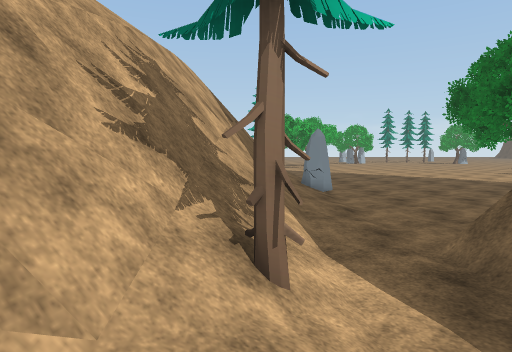
View 1 (above)

17 first-person views from a walk through a scene from a Unity 3-D project. The camera is 1.5 m above the floor, tilts 4° down and sees 75° across. The floor is counted in squares, 1 m on a side. Each view is taken from the middle of a square. On the plan, view 1 faces up. The plan holds only what a view shows up to about 15 squares ahead; the rest is blank. The place goes on beyond the plan. The player character is not drawn. Some surface patterns are stand-ins.

View 2
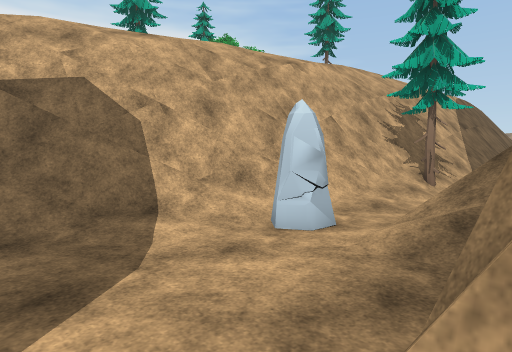

View 3
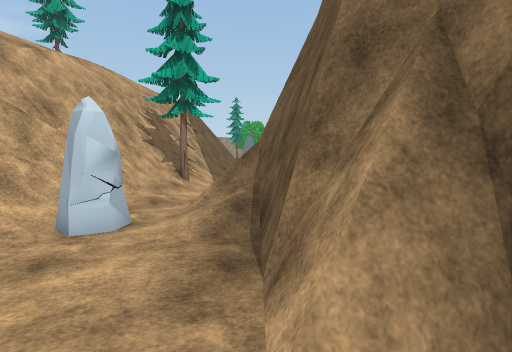

View 4
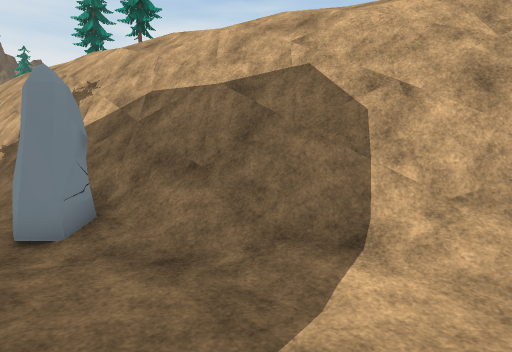

View 5
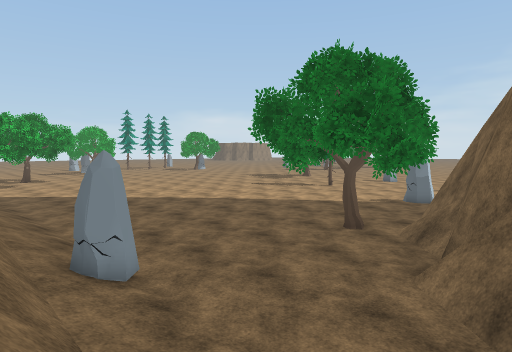

View 6
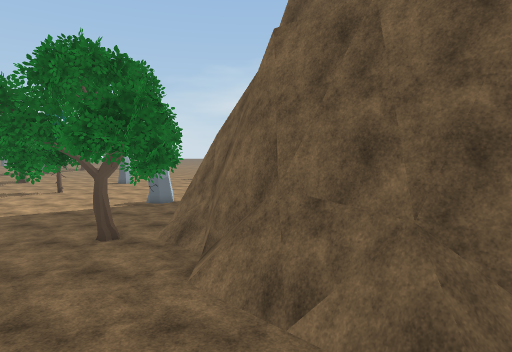

View 7
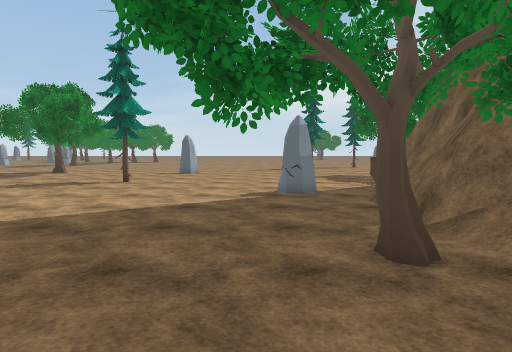

View 8
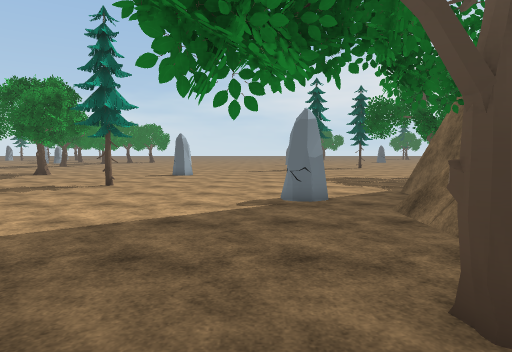

View 9
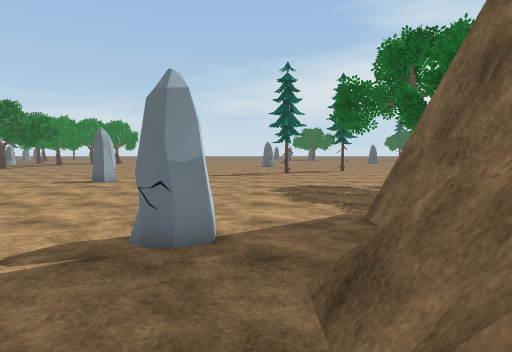

View 10
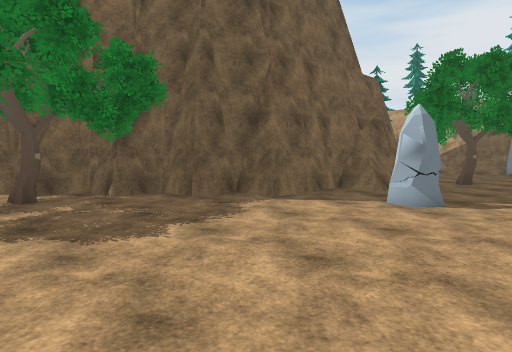

View 11
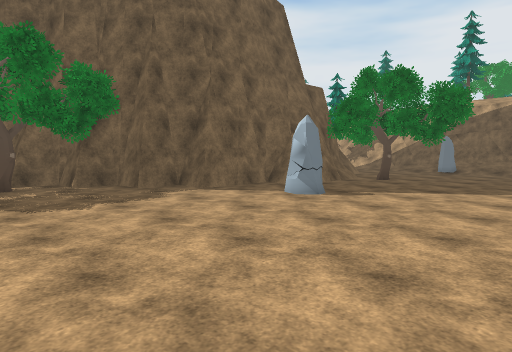

View 12
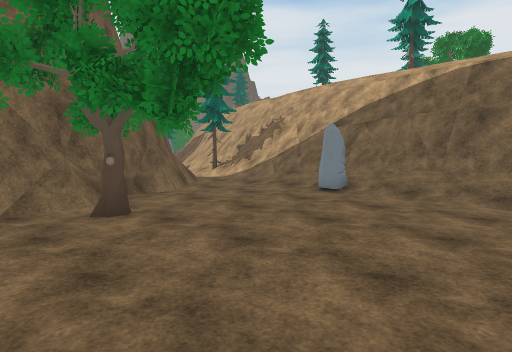

View 13
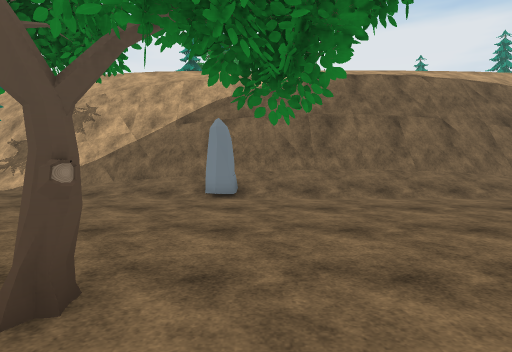

View 14
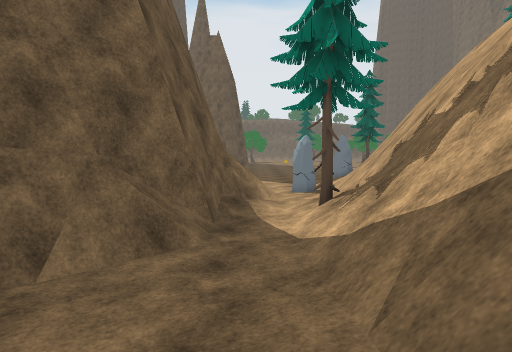

View 15
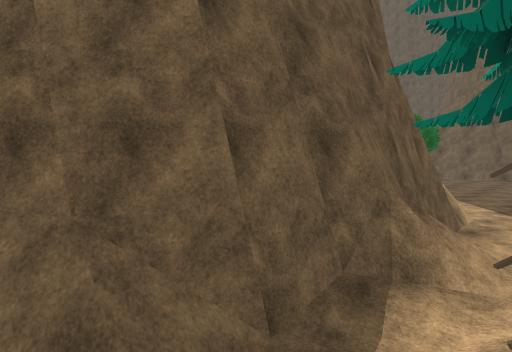

View 16
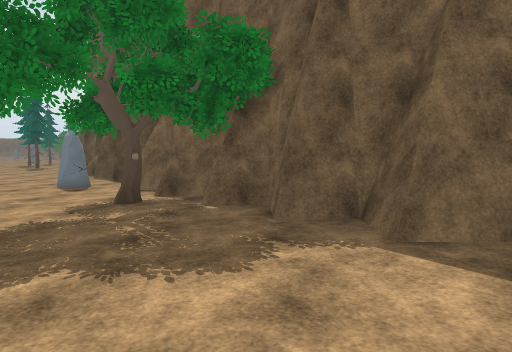

View 17
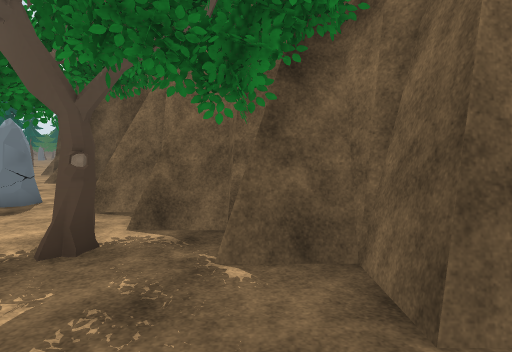

### Floor plan
Key: @ floor where view 1 was taken; # wall or solid block; x gap in a wall; . main floor; : floor 0.25 m higher than the main floor; / step, stairs or slope; = window, fence, low wall or low ledge; R rock; T tree; O other object.
Columns run from 7 left of view 1 to 29 right of it. Each row starts with its distance up from view 1.
 21        #=//....  .. ..........T......
 20        #=//.........................
 19        #=//.........................
 18        #=//..........................
 17        #=//..........................
 16        #=//.........................
 15        #=//.........................
 14        #=RR..............RR..........
 13        #=/........T......RR..........
 12        #=/..........................
 11        #=/........TO##=#............
 10       ##=/.......OO#####............
  9      ###//....=#####  ######........
  8      #=//:...=##           #.........
  7      #=//:..=##            ###.......
  6      #=//./=###              #.......
  5      #=//./O##               ###..T..
  4      ##T/./##                  #.....
  3      ##T/.##                   ###...
  2    ###=///##                     #...
  1    ##=//./##                     ###.
  0    #=//@/x=#
 -1    #=///./=#
 -2    #=//../##
 -3    #=/RR./##
 -4   ##=//R./#
 -5  ##=//....##
 -6  ##///....##
 -7  #=///....=##
 -8 ##=//.....==#
 -9 #=///.......
-10 ##/RR..  ..

Where each view was taken, in squares from view 1:
view 1: 0 up, 0 right, facing up
view 2: 9 down, 4 right, facing up-left
view 3: 10 down, 3 right, facing up
view 4: 7 down, 2 right, facing left
view 5: 7 up, 0 right, facing up-right
view 6: 8 up, 0 right, facing right
view 7: 15 up, 6 right, facing right
view 8: 15 up, 8 right, facing right
view 9: 12 up, 13 right, facing right
view 10: 17 up, 29 right, facing down-left
view 11: 21 up, 29 right, facing down-left
view 12: 21 up, 14 right, facing down-left
view 13: 15 up, 14 right, facing left
view 14: 12 up, 2 right, facing down
view 15: 7 up, 0 right, facing down-right
view 16: 15 up, 23 right, facing down
view 17: 10 up, 24 right, facing down
